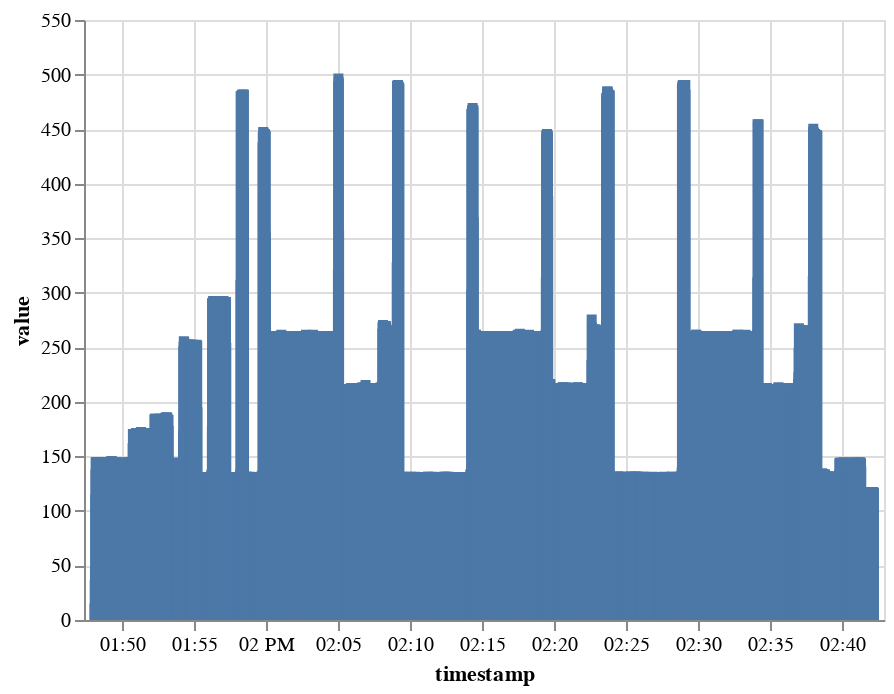

Notebook cell for this chart:
### Code cell
import altair as alt

alt.Chart(sufferfest_records[sufferfest_records.field == "power"]).mark_bar().encode(
    x="timestamp:T", y="value:Q"
)

### Figure 1 — Vega-Lite specification as saved in the notebook (floating-point values rounded to 4 significant figures; data arrays with more than 128 entries replaced by an {"elided": "..."} marker saying what was removed)
{"config": {"view": {"continuousWidth": 400, "continuousHeight": 300}}, "data": {"name": "data-b119716c55e0c21ddc589e5264ac440c"}, "mark": "bar", "encoding": {"x": {"type": "temporal", "field": "timestamp"}, "y": {"type": "quantitative", "field": "value"}}, "$schema": "https://vega.github.io/schema/vega-lite/v4.8.1.json", "datasets": {"data-b119716c55e0c21ddc589e5264ac440c": {"elided": "3250 records"}}}
